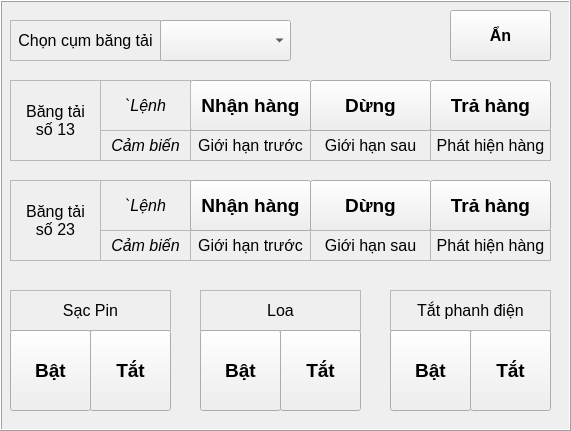
    <widget class="QFrame" name="fr_handMode_conveyor">
     <property name="geometry">
      <rect>
       <x>320</x>
       <y>0</y>
       <width>571</width>
       <height>431</height>
      </rect>
     </property>
     <property name="autoFillBackground">
      <bool>true</bool>
     </property>
     <property name="frameShape">
      <enum>QFrame::Box</enum>
     </property>
     <property name="frameShadow">
      <enum>QFrame::Raised</enum>
     </property>
     <widget class="QLabel" name="lbv_conveyorB">
      <property name="geometry">
       <rect>
        <x>10</x>
        <y>180</y>
        <width>91</width>
        <height>81</height>
       </rect>
      </property>
      <property name="font">
       <font>
        <pointsize>12</pointsize>
        <weight>50</weight>
        <bold>false</bold>
       </font>
      </property>
      <property name="autoFillBackground">
       <bool>false</bool>
      </property>
      <property name="frameShape">
       <enum>QFrame::StyledPanel</enum>
      </property>
      <property name="lineWidth">
       <number>2</number>
      </property>
      <property name="midLineWidth">
       <number>0</number>
      </property>
      <property name="text">
       <string>Băng tải
số 23</string>
      </property>
      <property name="scaledContents">
       <bool>false</bool>
      </property>
      <property name="alignment">
       <set>Qt::AlignCenter</set>
      </property>
      <property name="wordWrap">
       <bool>false</bool>
      </property>
      <property name="openExternalLinks">
       <bool>false</bool>
      </property>
     </widget>
     <widget class="QPushButton" name="bt_cyB_stop">
      <property name="geometry">
       <rect>
        <x>310</x>
        <y>180</y>
        <width>121</width>
        <height>51</height>
       </rect>
      </property>
      <property name="font">
       <font>
        <pointsize>14</pointsize>
        <weight>75</weight>
        <bold>true</bold>
       </font>
      </property>
      <property name="text">
       <string>Dừng</string>
      </property>
     </widget>
     <widget class="QLabel" name="lbc_cyA_ssTray">
      <property name="geometry">
       <rect>
        <x>430</x>
        <y>130</y>
        <width>121</width>
        <height>31</height>
       </rect>
      </property>
      <property name="font">
       <font>
        <pointsize>12</pointsize>
       </font>
      </property>
      <property name="autoFillBackground">
       <bool>false</bool>
      </property>
      <property name="frameShape">
       <enum>QFrame::StyledPanel</enum>
      </property>
      <property name="lineWidth">
       <number>1</number>
      </property>
      <property name="midLineWidth">
       <number>0</number>
      </property>
      <property name="text">
       <string>Phát hiện hàng</string>
      </property>
      <property name="scaledContents">
       <bool>false</bool>
      </property>
      <property name="alignment">
       <set>Qt::AlignCenter</set>
      </property>
      <property name="wordWrap">
       <bool>false</bool>
      </property>
      <property name="openExternalLinks">
       <bool>false</bool>
      </property>
     </widget>
     <widget class="QLabel" name="lbc_cyA_ssBehind">
      <property name="geometry">
       <rect>
        <x>310</x>
        <y>130</y>
        <width>121</width>
        <height>31</height>
       </rect>
      </property>
      <property name="font">
       <font>
        <pointsize>12</pointsize>
       </font>
      </property>
      <property name="autoFillBackground">
       <bool>false</bool>
      </property>
      <property name="frameShape">
       <enum>QFrame::StyledPanel</enum>
      </property>
      <property name="lineWidth">
       <number>1</number>
      </property>
      <property name="midLineWidth">
       <number>0</number>
      </property>
      <property name="text">
       <string>Giới hạn sau</string>
      </property>
      <property name="scaledContents">
       <bool>false</bool>
      </property>
      <property name="alignment">
       <set>Qt::AlignCenter</set>
      </property>
      <property name="wordWrap">
       <bool>false</bool>
      </property>
      <property name="openExternalLinks">
       <bool>false</bool>
      </property>
     </widget>
     <widget class="QLabel" name="lbc_cyA_ssAhead">
      <property name="geometry">
       <rect>
        <x>190</x>
        <y>130</y>
        <width>121</width>
        <height>31</height>
       </rect>
      </property>
      <property name="font">
       <font>
        <pointsize>12</pointsize>
       </font>
      </property>
      <property name="autoFillBackground">
       <bool>false</bool>
      </property>
      <property name="frameShape">
       <enum>QFrame::StyledPanel</enum>
      </property>
      <property name="lineWidth">
       <number>1</number>
      </property>
      <property name="midLineWidth">
       <number>0</number>
      </property>
      <property name="text">
       <string>Giới hạn trước</string>
      </property>
      <property name="scaledContents">
       <bool>false</bool>
      </property>
      <property name="alignment">
       <set>Qt::AlignCenter</set>
      </property>
      <property name="wordWrap">
       <bool>false</bool>
      </property>
      <property name="openExternalLinks">
       <bool>false</bool>
      </property>
     </widget>
     <widget class="QLabel" name="lb_cyB_cmd">
      <property name="geometry">
       <rect>
        <x>100</x>
        <y>180</y>
        <width>91</width>
        <height>51</height>
       </rect>
      </property>
      <property name="font">
       <font>
        <pointsize>12</pointsize>
        <weight>50</weight>
        <italic>true</italic>
        <bold>false</bold>
       </font>
      </property>
      <property name="autoFillBackground">
       <bool>false</bool>
      </property>
      <property name="frameShape">
       <enum>QFrame::StyledPanel</enum>
      </property>
      <property name="lineWidth">
       <number>1</number>
      </property>
      <property name="midLineWidth">
       <number>0</number>
      </property>
      <property name="text">
       <string>`Lệnh</string>
      </property>
      <property name="scaledContents">
       <bool>false</bool>
      </property>
      <property name="alignment">
       <set>Qt::AlignCenter</set>
      </property>
      <property name="wordWrap">
       <bool>false</bool>
      </property>
      <property name="openExternalLinks">
       <bool>false</bool>
      </property>
     </widget>
     <widget class="QPushButton" name="bt_cyA_received">
      <property name="geometry">
       <rect>
        <x>190</x>
        <y>80</y>
        <width>121</width>
        <height>51</height>
       </rect>
      </property>
      <property name="font">
       <font>
        <pointsize>14</pointsize>
        <weight>75</weight>
        <bold>true</bold>
       </font>
      </property>
      <property name="text">
       <string>Nhận hàng</string>
      </property>
     </widget>
     <widget class="QLabel" name="lbc_cyB_ssAhead">
      <property name="geometry">
       <rect>
        <x>190</x>
        <y>230</y>
        <width>121</width>
        <height>31</height>
       </rect>
      </property>
      <property name="font">
       <font>
        <pointsize>12</pointsize>
       </font>
      </property>
      <property name="autoFillBackground">
       <bool>false</bool>
      </property>
      <property name="frameShape">
       <enum>QFrame::StyledPanel</enum>
      </property>
      <property name="lineWidth">
       <number>1</number>
      </property>
      <property name="midLineWidth">
       <number>0</number>
      </property>
      <property name="text">
       <string>Giới hạn trước</string>
      </property>
      <property name="scaledContents">
       <bool>false</bool>
      </property>
      <property name="alignment">
       <set>Qt::AlignCenter</set>
      </property>
      <property name="wordWrap">
       <bool>false</bool>
      </property>
      <property name="openExternalLinks">
       <bool>false</bool>
      </property>
     </widget>
     <widget class="QPushButton" name="bt_cyA_stop">
      <property name="geometry">
       <rect>
        <x>310</x>
        <y>80</y>
        <width>121</width>
        <height>51</height>
       </rect>
      </property>
      <property name="font">
       <font>
        <pointsize>14</pointsize>
        <weight>75</weight>
        <bold>true</bold>
       </font>
      </property>
      <property name="text">
       <string>Dừng</string>
      </property>
     </widget>
     <widget class="QLabel" name="lbv_conveyorA">
      <property name="geometry">
       <rect>
        <x>10</x>
        <y>80</y>
        <width>91</width>
        <height>81</height>
       </rect>
      </property>
      <property name="font">
       <font>
        <pointsize>12</pointsize>
        <weight>50</weight>
        <bold>false</bold>
       </font>
      </property>
      <property name="autoFillBackground">
       <bool>false</bool>
      </property>
      <property name="frameShape">
       <enum>QFrame::StyledPanel</enum>
      </property>
      <property name="lineWidth">
       <number>2</number>
      </property>
      <property name="midLineWidth">
       <number>0</number>
      </property>
      <property name="text">
       <string>Băng tải
số 13</string>
      </property>
      <property name="scaledContents">
       <bool>false</bool>
      </property>
      <property name="alignment">
       <set>Qt::AlignCenter</set>
      </property>
      <property name="wordWrap">
       <bool>false</bool>
      </property>
      <property name="openExternalLinks">
       <bool>false</bool>
      </property>
     </widget>
     <widget class="QLabel" name="lb_cyB_sensor">
      <property name="geometry">
       <rect>
        <x>100</x>
        <y>230</y>
        <width>91</width>
        <height>31</height>
       </rect>
      </property>
      <property name="font">
       <font>
        <pointsize>12</pointsize>
        <weight>50</weight>
        <italic>true</italic>
        <bold>false</bold>
       </font>
      </property>
      <property name="autoFillBackground">
       <bool>false</bool>
      </property>
      <property name="frameShape">
       <enum>QFrame::StyledPanel</enum>
      </property>
      <property name="lineWidth">
       <number>1</number>
      </property>
      <property name="midLineWidth">
       <number>0</number>
      </property>
      <property name="text">
       <string>Cảm biến</string>
      </property>
      <property name="scaledContents">
       <bool>false</bool>
      </property>
      <property name="alignment">
       <set>Qt::AlignCenter</set>
      </property>
      <property name="wordWrap">
       <bool>false</bool>
      </property>
      <property name="openExternalLinks">
       <bool>false</bool>
      </property>
     </widget>
     <widget class="QLabel" name="lb_cyA_cmd">
      <property name="geometry">
       <rect>
        <x>100</x>
        <y>80</y>
        <width>91</width>
        <height>51</height>
       </rect>
      </property>
      <property name="font">
       <font>
        <pointsize>12</pointsize>
        <weight>50</weight>
        <italic>true</italic>
        <bold>false</bold>
       </font>
      </property>
      <property name="autoFillBackground">
       <bool>false</bool>
      </property>
      <property name="frameShape">
       <enum>QFrame::StyledPanel</enum>
      </property>
      <property name="lineWidth">
       <number>1</number>
      </property>
      <property name="midLineWidth">
       <number>0</number>
      </property>
      <property name="text">
       <string>`Lệnh</string>
      </property>
      <property name="scaledContents">
       <bool>false</bool>
      </property>
      <property name="alignment">
       <set>Qt::AlignCenter</set>
      </property>
      <property name="wordWrap">
       <bool>false</bool>
      </property>
      <property name="openExternalLinks">
       <bool>false</bool>
      </property>
     </widget>
     <widget class="QLabel" name="lb_chooseConveyor">
      <property name="geometry">
       <rect>
        <x>10</x>
        <y>20</y>
        <width>151</width>
        <height>41</height>
       </rect>
      </property>
      <property name="font">
       <font>
        <pointsize>12</pointsize>
       </font>
      </property>
      <property name="autoFillBackground">
       <bool>false</bool>
      </property>
      <property name="frameShape">
       <enum>QFrame::StyledPanel</enum>
      </property>
      <property name="lineWidth">
       <number>1</number>
      </property>
      <property name="midLineWidth">
       <number>0</number>
      </property>
      <property name="text">
       <string>Chọn cụm băng tải</string>
      </property>
      <property name="scaledContents">
       <bool>false</bool>
      </property>
      <property name="alignment">
       <set>Qt::AlignCenter</set>
      </property>
      <property name="wordWrap">
       <bool>false</bool>
      </property>
      <property name="openExternalLinks">
       <bool>false</bool>
      </property>
     </widget>
     <widget class="QPushButton" name="bt_cyA_transmit">
      <property name="geometry">
       <rect>
        <x>430</x>
        <y>80</y>
        <width>121</width>
        <height>51</height>
       </rect>
      </property>
      <property name="font">
       <font>
        <pointsize>14</pointsize>
        <weight>75</weight>
        <bold>true</bold>
       </font>
      </property>
      <property name="text">
       <string>Trả hàng</string>
      </property>
     </widget>
     <widget class="QLabel" name="lb_cyA_sensor">
      <property name="geometry">
       <rect>
        <x>100</x>
        <y>130</y>
        <width>91</width>
        <height>31</height>
       </rect>
      </property>
      <property name="font">
       <font>
        <pointsize>12</pointsize>
        <weight>50</weight>
        <italic>true</italic>
        <bold>false</bold>
       </font>
      </property>
      <property name="autoFillBackground">
       <bool>false</bool>
      </property>
      <property name="frameShape">
       <enum>QFrame::StyledPanel</enum>
      </property>
      <property name="lineWidth">
       <number>1</number>
      </property>
      <property name="midLineWidth">
       <number>0</number>
      </property>
      <property name="text">
       <string>Cảm biến</string>
      </property>
      <property name="scaledContents">
       <bool>false</bool>
      </property>
      <property name="alignment">
       <set>Qt::AlignCenter</set>
      </property>
      <property name="wordWrap">
       <bool>false</bool>
      </property>
      <property name="openExternalLinks">
       <bool>false</bool>
      </property>
     </widget>
     <widget class="QLabel" name="lbc_cyB_ssTray">
      <property name="geometry">
       <rect>
        <x>430</x>
        <y>230</y>
        <width>121</width>
        <height>31</height>
       </rect>
      </property>
      <property name="font">
       <font>
        <pointsize>12</pointsize>
       </font>
      </property>
      <property name="autoFillBackground">
       <bool>false</bool>
      </property>
      <property name="frameShape">
       <enum>QFrame::StyledPanel</enum>
      </property>
      <property name="lineWidth">
       <number>1</number>
      </property>
      <property name="midLineWidth">
       <number>0</number>
      </property>
      <property name="text">
       <string>Phát hiện hàng</string>
      </property>
      <property name="scaledContents">
       <bool>false</bool>
      </property>
      <property name="alignment">
       <set>Qt::AlignCenter</set>
      </property>
      <property name="wordWrap">
       <bool>false</bool>
      </property>
      <property name="openExternalLinks">
       <bool>false</bool>
      </property>
     </widget>
     <widget class="QComboBox" name="cb_chooseConveyor">
      <property name="geometry">
       <rect>
        <x>160</x>
        <y>20</y>
        <width>131</width>
        <height>41</height>
       </rect>
      </property>
      <property name="font">
       <font>
        <pointsize>13</pointsize>
       </font>
      </property>
      <property name="currentText">
       <string/>
      </property>
     </widget>
     <widget class="QPushButton" name="bt_cyB_received">
      <property name="geometry">
       <rect>
        <x>190</x>
        <y>180</y>
        <width>121</width>
        <height>51</height>
       </rect>
      </property>
      <property name="font">
       <font>
        <pointsize>14</pointsize>
        <weight>75</weight>
        <bold>true</bold>
       </font>
      </property>
      <property name="text">
       <string>Nhận hàng</string>
      </property>
     </widget>
     <widget class="QPushButton" name="bt_cyB_transmit">
      <property name="geometry">
       <rect>
        <x>430</x>
        <y>180</y>
        <width>121</width>
        <height>51</height>
       </rect>
      </property>
      <property name="font">
       <font>
        <pointsize>14</pointsize>
        <weight>75</weight>
        <bold>true</bold>
       </font>
      </property>
      <property name="text">
       <string>Trả hàng</string>
      </property>
     </widget>
     <widget class="QLabel" name="lbc_cyB_ssBehind">
      <property name="geometry">
       <rect>
        <x>310</x>
        <y>230</y>
        <width>121</width>
        <height>31</height>
       </rect>
      </property>
      <property name="font">
       <font>
        <pointsize>12</pointsize>
       </font>
      </property>
      <property name="autoFillBackground">
       <bool>false</bool>
      </property>
      <property name="frameShape">
       <enum>QFrame::StyledPanel</enum>
      </property>
      <property name="lineWidth">
       <number>1</number>
      </property>
      <property name="midLineWidth">
       <number>0</number>
      </property>
      <property name="text">
       <string>Giới hạn sau</string>
      </property>
      <property name="scaledContents">
       <bool>false</bool>
      </property>
      <property name="alignment">
       <set>Qt::AlignCenter</set>
      </property>
      <property name="wordWrap">
       <bool>false</bool>
      </property>
      <property name="openExternalLinks">
       <bool>false</bool>
      </property>
     </widget>
     <widget class="QPushButton" name="bt_disableBrake_off">
      <property name="geometry">
       <rect>
        <x>470</x>
        <y>330</y>
        <width>81</width>
        <height>81</height>
       </rect>
      </property>
      <property name="font">
       <font>
        <pointsize>14</pointsize>
        <weight>75</weight>
        <bold>true</bold>
       </font>
      </property>
      <property name="text">
       <string>Tắt</string>
      </property>
     </widget>
     <widget class="QLabel" name="lb_charger">
      <property name="geometry">
       <rect>
        <x>10</x>
        <y>290</y>
        <width>161</width>
        <height>41</height>
       </rect>
      </property>
      <property name="font">
       <font>
        <pointsize>12</pointsize>
        <weight>50</weight>
        <bold>false</bold>
       </font>
      </property>
      <property name="autoFillBackground">
       <bool>false</bool>
      </property>
      <property name="frameShape">
       <enum>QFrame::StyledPanel</enum>
      </property>
      <property name="lineWidth">
       <number>1</number>
      </property>
      <property name="midLineWidth">
       <number>0</number>
      </property>
      <property name="text">
       <string>Sạc Pin</string>
      </property>
      <property name="scaledContents">
       <bool>false</bool>
      </property>
      <property name="alignment">
       <set>Qt::AlignCenter</set>
      </property>
      <property name="wordWrap">
       <bool>false</bool>
      </property>
      <property name="openExternalLinks">
       <bool>false</bool>
      </property>
     </widget>
     <widget class="QLabel" name="lb_speaker">
      <property name="geometry">
       <rect>
        <x>200</x>
        <y>290</y>
        <width>161</width>
        <height>41</height>
       </rect>
      </property>
      <property name="font">
       <font>
        <pointsize>12</pointsize>
        <weight>50</weight>
        <bold>false</bold>
       </font>
      </property>
      <property name="autoFillBackground">
       <bool>false</bool>
      </property>
      <property name="frameShape">
       <enum>QFrame::StyledPanel</enum>
      </property>
      <property name="lineWidth">
       <number>1</number>
      </property>
      <property name="midLineWidth">
       <number>0</number>
      </property>
      <property name="text">
       <string>Loa</string>
      </property>
      <property name="scaledContents">
       <bool>false</bool>
      </property>
      <property name="alignment">
       <set>Qt::AlignCenter</set>
      </property>
      <property name="wordWrap">
       <bool>false</bool>
      </property>
      <property name="openExternalLinks">
       <bool>false</bool>
      </property>
     </widget>
     <widget class="QLabel" name="lb_brake">
      <property name="geometry">
       <rect>
        <x>390</x>
        <y>290</y>
        <width>161</width>
        <height>41</height>
       </rect>
      </property>
      <property name="font">
       <font>
        <pointsize>12</pointsize>
        <weight>50</weight>
        <bold>false</bold>
       </font>
      </property>
      <property name="autoFillBackground">
       <bool>false</bool>
      </property>
      <property name="frameShape">
       <enum>QFrame::StyledPanel</enum>
      </property>
      <property name="lineWidth">
       <number>1</number>
      </property>
      <property name="midLineWidth">
       <number>0</number>
      </property>
      <property name="text">
       <string>Tắt phanh điện</string>
      </property>
      <property name="scaledContents">
       <bool>false</bool>
      </property>
      <property name="alignment">
       <set>Qt::AlignCenter</set>
      </property>
      <property name="wordWrap">
       <bool>false</bool>
      </property>
      <property name="openExternalLinks">
       <bool>false</bool>
      </property>
     </widget>
     <widget class="QPushButton" name="bt_charger_on">
      <property name="geometry">
       <rect>
        <x>10</x>
        <y>330</y>
        <width>81</width>
        <height>81</height>
       </rect>
      </property>
      <property name="font">
       <font>
        <pointsize>14</pointsize>
        <weight>75</weight>
        <bold>true</bold>
       </font>
      </property>
      <property name="text">
       <string>Bật</string>
      </property>
      <property name="checkable">
       <bool>false</bool>
      </property>
      <property name="autoRepeat">
       <bool>true</bool>
      </property>
      <property name="autoExclusive">
       <bool>true</bool>
      </property>
      <property name="autoRepeatDelay">
       <number>300</number>
      </property>
      <property name="autoRepeatInterval">
       <number>100</number>
      </property>
      <property name="autoDefault">
       <bool>true</bool>
      </property>
      <property name="default">
       <bool>false</bool>
      </property>
      <property name="flat">
       <bool>false</bool>
      </property>
     </widget>
     <widget class="QPushButton" name="bt_speaker_on">
      <property name="geometry">
       <rect>
        <x>200</x>
        <y>330</y>
        <width>81</width>
        <height>81</height>
       </rect>
      </property>
      <property name="font">
       <font>
        <pointsize>14</pointsize>
        <weight>75</weight>
        <bold>true</bold>
       </font>
      </property>
      <property name="text">
       <string>Bật</string>
      </property>
     </widget>
     <widget class="QPushButton" name="bt_speaker_off">
      <property name="geometry">
       <rect>
        <x>280</x>
        <y>330</y>
        <width>81</width>
        <height>81</height>
       </rect>
      </property>
      <property name="font">
       <font>
        <pointsize>14</pointsize>
        <weight>75</weight>
        <bold>true</bold>
       </font>
      </property>
      <property name="text">
       <string>Tắt</string>
      </property>
     </widget>
     <widget class="QPushButton" name="bt_disableBrake_on">
      <property name="geometry">
       <rect>
        <x>390</x>
        <y>330</y>
        <width>81</width>
        <height>81</height>
       </rect>
      </property>
      <property name="font">
       <font>
        <pointsize>14</pointsize>
        <weight>75</weight>
        <bold>true</bold>
       </font>
      </property>
      <property name="text">
       <string>Bật</string>
      </property>
     </widget>
     <widget class="QPushButton" name="bt_charger_off">
      <property name="geometry">
       <rect>
        <x>90</x>
        <y>330</y>
        <width>81</width>
        <height>81</height>
       </rect>
      </property>
      <property name="font">
       <font>
        <pointsize>14</pointsize>
        <weight>75</weight>
        <bold>true</bold>
       </font>
      </property>
      <property name="text">
       <string>Tắt</string>
      </property>
      <property name="autoRepeatDelay">
       <number>300</number>
      </property>
      <property name="autoRepeatInterval">
       <number>100</number>
      </property>
     </widget>
     <widget class="QPushButton" name="bt_controlConveyor_hide">
      <property name="geometry">
       <rect>
        <x>450</x>
        <y>10</y>
        <width>101</width>
        <height>51</height>
       </rect>
      </property>
      <property name="font">
       <font>
        <pointsize>12</pointsize>
        <weight>75</weight>
        <bold>true</bold>
       </font>
      </property>
      <property name="text">
       <string>Ẩn</string>
      </property>
     </widget>
    </widget>
